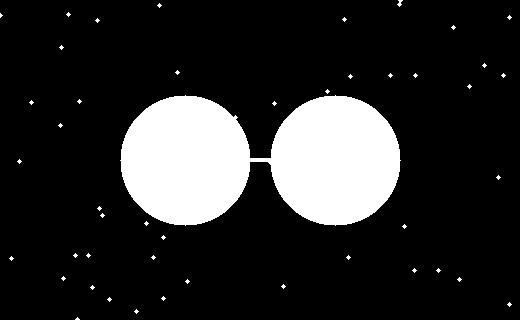
#> input picture 011_image_processing/050_morphology/input/mask_opening.png, 520 x 320 px, found by its file name
$ python 031_opening_trackbar.py
#> lines starting #> are read from the running program, lines starting #| are printed output that depends on the picture; after the words box and inside, x2 and y2 are one past the last pixel; in counts of white or black regions, pixels touching at a corner belong together
import os
import cv2
import numpy as np

dir_proj = os.getcwd()
dir_base = os.path.join(dir_proj, "011_image_processing", "050_morphology")
dir_input = os.path.join(dir_base, "input")
dir_output = os.path.join(dir_base, "output")
os.makedirs(dir_input, exist_ok=True)
os.makedirs(dir_output, exist_ok=True)

path_input = os.path.join(dir_input, "mask_opening.png")


"""===========================================================================================
Create Binary Mask Input
==========================================================================================="""
if not os.path.exists(path_input):
    # Opening is easiest to see when a thin white bridge gets removed.
    mask = np.zeros(shape=(320, 520), dtype=np.uint8)
    cv2.circle(img=mask, center=(185, 160), radius=65,
               color=255, thickness=-1)
    cv2.circle(img=mask, center=(335, 160), radius=65,
               color=255, thickness=-1)
    cv2.rectangle(img=mask, pt1=(185, 158), pt2=(335, 161),
                  color=255, thickness=-1)

    rng = np.random.default_rng(seed=5)
    for cx, cy in rng.integers(low=[0, 0], high=[520, 320],
                               size=(60, 2)):
        cv2.circle(img=mask, center=(int(cx), int(cy)), radius=2,
                   color=255, thickness=-1)

    cv2.imwrite(filename=path_input, img=mask)

mask = cv2.imread(filename=path_input, flags=cv2.IMREAD_GRAYSCALE)
#> mask: shape (320, 520); 16.4% white; 46 white regions (44 under 20 px), largest, box (x1, y1, x2, y2) and area: (120, 95, 401, 226) 26644, (397, 0, 403, 7) 22
if mask is None:
    print("Error: Could not open image")
    exit()


"""===========================================================================================
Helper Function
==========================================================================================="""
def add_label(gray, text):
#> called with text = 'input'
    result = cv2.cvtColor(src=gray, code=cv2.COLOR_GRAY2BGR)
#> result is the input picture: shape (320, 520, 3); 16.4% white; 46 white regions (44 under 20 px), largest, box (x1, y1, x2, y2) and area: (120, 95, 401, 226) 26644, (397, 0, 403, 7) 22
    cv2.putText(img=result, text=text, org=(10, 30),
                fontFace=cv2.FONT_HERSHEY_SIMPLEX, fontScale=0.8,
                color=(0, 0, 255), thickness=2, lineType=cv2.LINE_AA)
    return result


"""===========================================================================================
Opening Trackbar
==========================================================================================="""
kernel = cv2.getStructuringElement(shape=cv2.MORPH_ELLIPSE,
                                   ksize=(3, 3))
name_window = "opening_iterations"

cv2.namedWindow(name_window)
cv2.createTrackbar("iterations", name_window, 1, 10, lambda value: None)

while True:
    iterations = max(1, cv2.getTrackbarPos("iterations", name_window))
    result = cv2.morphologyEx(src=mask, op=cv2.MORPH_OPEN,
                              kernel=kernel, iterations=iterations)

    preview = np.hstack(tup=[
        add_label(gray=mask, text="input"),
        add_label(gray=result, text=f"opening x{iterations}")
    ])
#> call 2 of add_label, with text = 'opening x1'
#> in add_label (call 2), `cv2.putText(img=result, text=text, org=(10, 30), fontFace=cv2.FONT_HER..`:
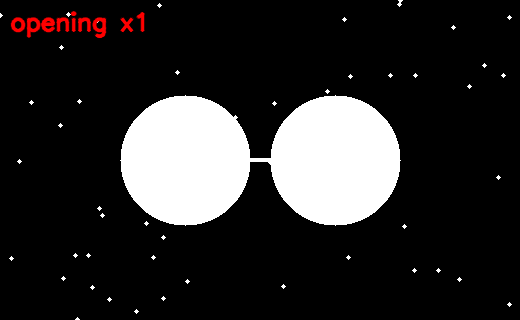
#> result: shape (320, 520, 3); mean B, G, R 41.7, 41.7, 43.4
#> (the run stopped early here; a loop or call above may not have finished)
